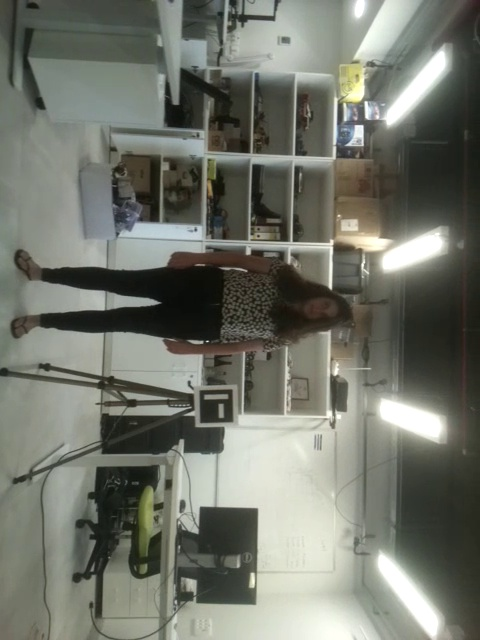
#> input picture aruko/images/image50.jpg, 480 x 640 px, found by its file name
$ python opencvDepthMap.py
#> lines starting #> are read from the running program, lines starting #| are printed output that depends on the picture
import numpy as np
import cv2 as cv
from matplotlib import pyplot as plt
from tqdm import tqdm

# Read the images
lImage = cv.imread('image50.jpg', cv.IMREAD_GRAYSCALE)
#> lImage: shape (640, 480); min 9, max 255, mean 115.5
lImage = cv.equalizeHist(lImage)
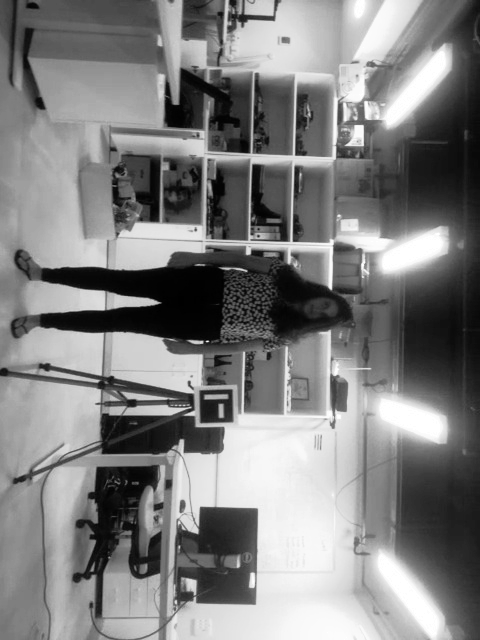
#> lImage: shape (640, 480); min 0, max 255, mean 128.1
lImage = cv.GaussianBlur(lImage, (5, 5), 1.5)

for i in tqdm(range(0, 198)):
    rImage = cv.imread('image'+str(i)+'.jpg', cv.IMREAD_GRAYSCALE)

    # Apply Histogram Equalization for better contrast
    rImage = cv.equalizeHist(rImage)

    # Apply Gaussian Blur for noise reduction
#> (the run stopped early here; a loop or call above may not have finished)

$ run again, with aruko/images/image0.jpg copied over aruko/images/image50.jpg
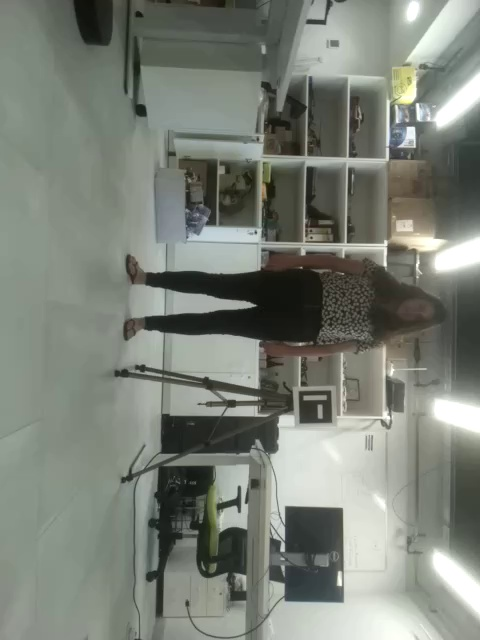
#> input picture aruko/images/image0.jpg, 480 x 640 px, found by its file name
#> `lImage = cv.equalizeHist(lImage)`:
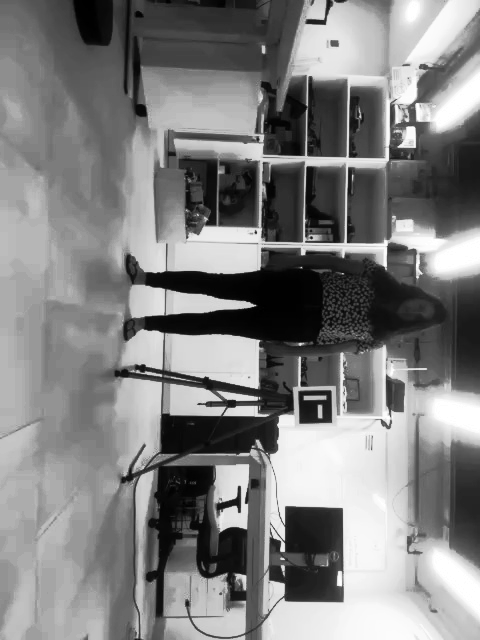
#> lImage: shape (640, 480); min 0, max 255, mean 128.6
#> `lImage = cv.GaussianBlur(lImage, (5, 5), 1.5)`:
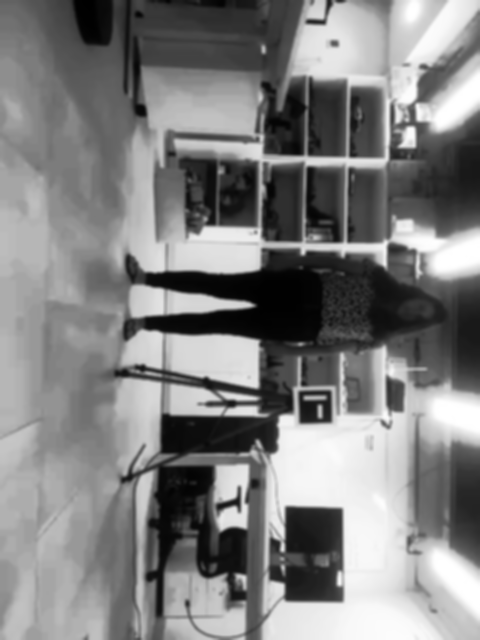
#> lImage: shape (640, 480); min 0, max 255, mean 128.6
